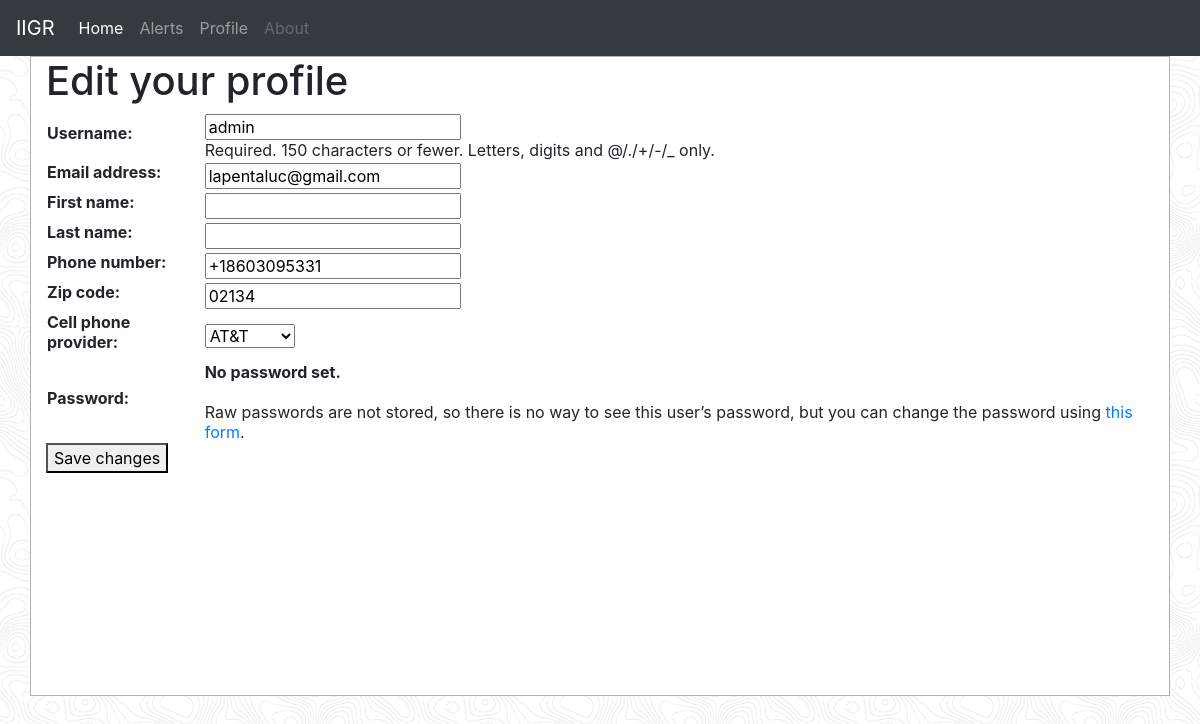
/users/profile/edit/ (signed in), run on the app's committed database.
### users/models.py (models this page shows, shortened)
class CustomUser(AbstractUser):
    pass

class Profile(models.Model):
    user = models.OneToOneField(settings.AUTH_USER_MODEL, on_delete=models.CASCADE, unique=True)
    phone_number = PhoneNumberField(null=True, blank=False)
    zip_code = models.CharField(max_length=5, null=True)
    ATT = '@mms.att.net'
    TMOBILE = '@tmomail.net'
    VERIZON = '@vtext.com'
    SPRINT = '@page.nextel.com'
    CELL_PHONE_CARRIER_CHOICES = [
        (ATT, 'AT&T'),
        (TMOBILE, 'T-Mobile'),
        (VERIZON, 'Verizon'),
        (SPRINT, 'Sprint'),
    ]
    cell_phone_provider = models.CharField(max_length=15, choices=CELL_PHONE_CARRIER_CHOICES, default=ATT)

### users/views.py (the view)
# urls.py: path('profile/edit/', views.edit_profile, name='edit_profile')
@login_required
def edit_profile(request):
    user_form = CustomUserChangeForm(
            initial={
                    'username': request.user.username,
                    'email': request.user.email
                }
        )
    if request.method == "POST":
        user_form = CustomUserChangeForm(request.POST, instance = request.user)
        profile_form = UserProfileForm(request.POST, instance=request.user.profile)
        if user_form.is_valid() and profile_form.is_valid():
            user_form.save()
            profile_form.save()
            messages.success(request, ('Profile updated sucessfully'))
            return redirect('/users/profile')
        else:
            messages.error(request, ('invalid field'))
    else:
        profile_form = UserProfileForm(
            initial = {
                'phone_number': request.user.profile.phone_number,
                'zip_code': request.user.profile.zip_code,
                'cell_phone_provider': request.user.profile.cell_phone_provider
            }
        )
    return render(request, 'users/edit_profile.html', {
        'user_form': user_form,
        'profile_form': profile_form
    })

### users/forms.py
class CustomUserChangeForm(UserChangeForm):
    def __init__(self, *args, **kwargs):
        super(CustomUserChangeForm, self).__init__(*args, **kwargs)
        del self.fields['password']
    class Meta(UserChangeForm):
        model = CustomUser
        fields = ('username', 'email', 'first_name', 'last_name')

class UserProfileForm(UserChangeForm):
    class Meta:
        model = Profile
        fields = ('phone_number', 'zip_code', 'cell_phone_provider')

### templates/users/edit_profile.html (shortened to what this page needs)
{% extends 'base.html' %}
{% block body %}
<div class="container">
    <h1>Edit your profile</h1>
    <form method="post">
        <table>
        {{ user_form.as_table }}
        {{ profile_form.as_table }}
        </table>
        <button type="submit">Save changes</button>
    </form>
</div>
{% endblock body %}

### static/css/base.css (style rules this page uses)
.container { background-color:white; height:80%; border:1px solid #b0b3b8; }

### data on the page
CustomUser: username "admin", email "lapentaluc@gmail.com"
Profile: phone_number "+18603095331", zip_code "02134", cell_phone_provider "AT&T"
